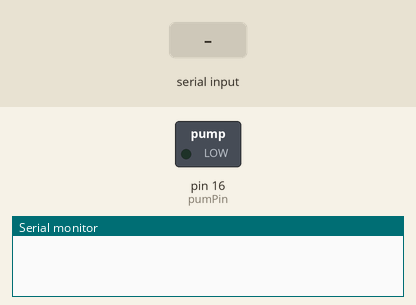
The sketch below on a simulated Arduino Uno, built with avr-gcc and run on an emulated ATmega328P. Parts: switched loads named in the sketch (green lamp = pin HIGH), the last lines printed to the serial monitor. The test bench sets the inputs (shaded band).

Above: at 1.9 s.
2.0 s: "pump" received over Serial
At 3.4 s:
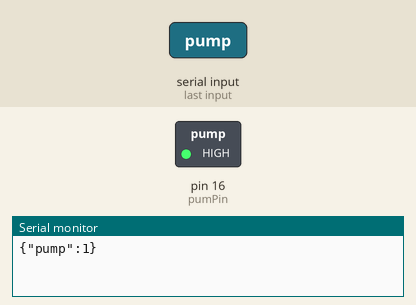
4.5 s: "stoppump" received over Serial
At 6.6 s:
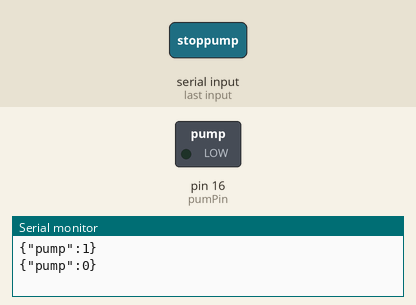
Timing chart, 0 to 8.1 s (numbered marks = the images above; inputs shaded):
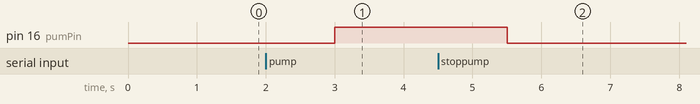

The sketch:

ESPSerial.ino
```cpp
#include "DHT.h"        // including the library of DHT11 temperature and humidity sensor
#define DHTTYPE DHT11   // DHT 11

#define dht_dpin 0
DHT dht(dht_dpin, DHTTYPE);
#define pumPin 16

String answer="";
float h=0;
float t =0;
float soildHum=0;
void setup() {
  // put your setup code here, to run once:
  Serial.begin(19200);
  pinMode(A0, INPUT);
  pinMode(pumPin,OUTPUT);
  dht.begin();
  delay(700);
  digitalWrite(pumPin,LOW);

}

void loop() {
  if(Serial.available()){
      answer=Serial.readString();
      if(answer=="0"){
           h = dht.readHumidity();
           t= dht.readTemperature();
           if (isnan(h) || isnan(t)){
            return;
           }else{
            Serial.println("{\"temp\":"+ String(t)+",\"hum\":"+String(h)+"}");
           }
        }
      if(answer=="pump"){
          digitalWrite(pumPin,HIGH);
          Serial.println("{\"pump\":"+String(true)+"}");
           return;
        }
      if(answer=="stoppump"){
          digitalWrite(pumPin,LOW);
          Serial.println("{\"pump\":"+String(false)+"}");
           return;
        }
      if(answer=="soildhum"){
          soildHum = analogRead(A0);
          Serial.println("{\"soildhum\":"+String(soildHum)+"}");
           return;
        }

    }
}
```

Measured:
- after the input at 2.0 s, pin 16 (pumPin): LOW → HIGH after 1.0 s
- after the input at 4.5 s, pin 16 (pumPin): HIGH → LOW after 1.0 s
